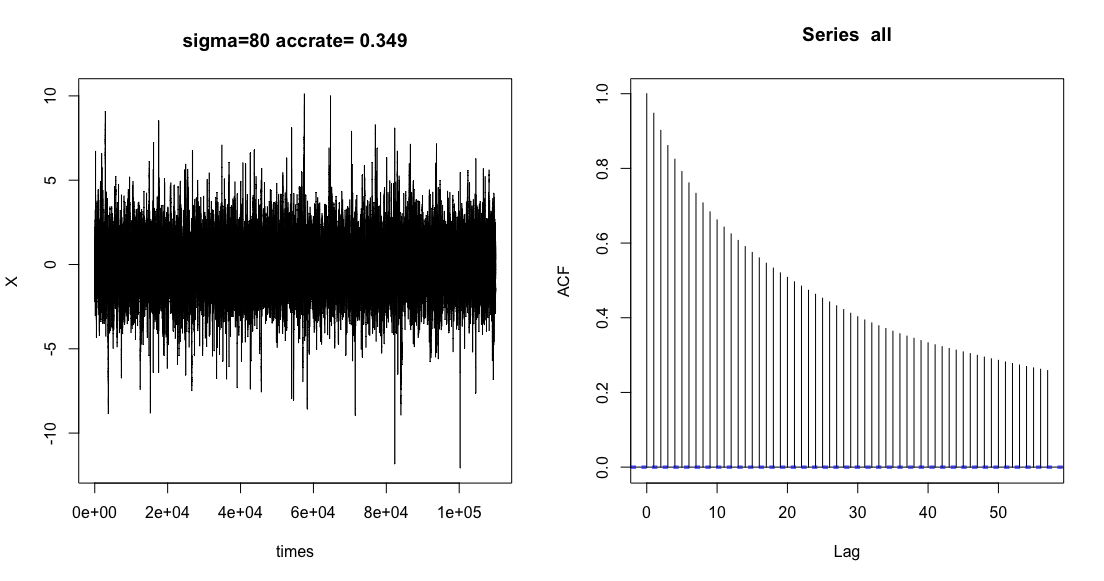

Recreate this plot in R.
sigma=80
par(mfrow=c(1,2))
for(i in 1:110000){
  x_new=rnorm(1,x0,sigma)
  times=c(times,i)
  d0=px(x0)
  d_new=px(x_new)
  a=min(1,d_new/d0)
  accrate=c(accrate,a)
  if(a==1){
    x0=x_new
  }else{
    b=rbinom(1,1,d_new/d0)
    if(b==1){
      x0=x_new
    }
  }
  all=c(all,x0)
  if(i>=10000){
    outcome=c(outcome,x0)
  }
}
accept=mean(accrate)
plot(times,all,type='l',xlab='times',ylab='X',main=paste('sigma=80','accrate=',signif(accept,3)))
acf(all)
